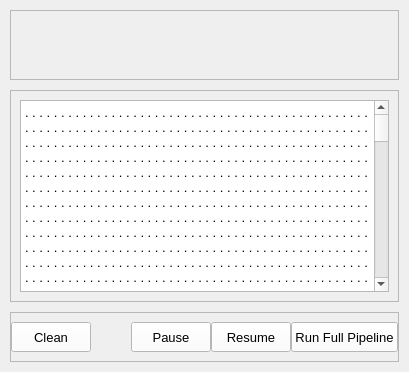
                     <widget class="QWidget" name="runProgressTab">
                      <property name="styleSheet">
                       <string notr="true"/>
                      </property>
                      <layout class="QVBoxLayout" name="verticalLayout">
                       <property name="spacing">
                        <number>10</number>
                       </property>
                       <property name="leftMargin">
                        <number>10</number>
                       </property>
                       <property name="topMargin">
                        <number>10</number>
                       </property>
                       <property name="rightMargin">
                        <number>10</number>
                       </property>
                       <property name="bottomMargin">
                        <number>10</number>
                       </property>
                       <item>
                        <widget class="QFrame" name="row_1">
                         <property name="minimumSize">
                          <size>
                           <width>0</width>
                           <height>70</height>
                          </size>
                         </property>
                         <property name="maximumSize">
                          <size>
                           <width>16777215</width>
                           <height>70</height>
                          </size>
                         </property>
                         <property name="frameShape">
                          <enum>QFrame::Shape::StyledPanel</enum>
                         </property>
                         <property name="frameShadow">
                          <enum>QFrame::Shadow::Raised</enum>
                         </property>
                         <layout class="QVBoxLayout" name="verticalLayout_16">
                          <property name="spacing">
                           <number>0</number>
                          </property>
                          <property name="leftMargin">
                           <number>0</number>
                          </property>
                          <property name="topMargin">
                           <number>0</number>
                          </property>
                          <property name="rightMargin">
                           <number>0</number>
                          </property>
                          <property name="bottomMargin">
                           <number>0</number>
                          </property>
                         </layout>
                        </widget>
                       </item>
                       <item>
                        <widget class="QFrame" name="row_2">
                         <property name="minimumSize">
                          <size>
                           <width>0</width>
                           <height>150</height>
                          </size>
                         </property>
                         <property name="frameShape">
                          <enum>QFrame::Shape::StyledPanel</enum>
                         </property>
                         <property name="frameShadow">
                          <enum>QFrame::Shadow::Raised</enum>
                         </property>
                         <layout class="QVBoxLayout" name="verticalLayout_19">
                          <item>
                           <widget class="QTextBrowser" name="stdOut">
                            <property name="html">
                             <string>&lt;!DOCTYPE HTML PUBLIC &quot;-//W3C//DTD HTML 4.0//EN&quot; &quot;http://www.w3.org/TR/REC-html40/strict.dtd&quot;&gt;
&lt;html&gt;&lt;head&gt;&lt;meta name=&quot;qrichtext&quot; content=&quot;1&quot; /&gt;&lt;meta charset=&quot;utf-8&quot; /&gt;&lt;style type=&quot;text/css&quot;&gt;
p, li { white-space: pre-wrap; }
hr { height: 1px; border-width: 0; }
li.unchecked::marker { content: &quot;\2610&quot;; }
li.checked::marker { content: &quot;\2612&quot;; }
&lt;/style&gt;&lt;/head&gt;&lt;body style=&quot; font-family:'Segoe UI'; font-size:10pt; font-weight:400; font-style:normal;&quot;&gt;
&lt;p style=&quot; margin-top:0px; margin-bottom:0px; margin-left:0px; margin-right:0px; -qt-block-indent:0; text-indent:0px;&quot;&gt;. . . . . . . . . . . . . . . . . . . . . . . . . . . . . . . . . . . . . . . . . . . . . . . . . . . . . . . . . . . . . . . . . . . . . . . . . . . . . . . . . . . . . . . . . . . . . . . . . . . . . . . . . . . . . . . . . . . . . . . . . . . . . . . . . . . . . . . . . . . . . . . . . . . . . . . . . . . . . . . . . . . . . . . . . . . . . . . . . . . . . . . . . . . . . . . . . . . . . . . . . . . . . . . . . . . . . . . . . . . . . . . . . . . . . . . . . . . . . . . . . . . . . . . . . . . . . . . . . . . . . . . . . . . . . . . . . . . . . . . . . . . . . . . . . . . . . . . . . . . . . . . . . . . . . . . . . . . . . . . . . . . . . . . . . . . . . . . . . . . . . . . . . . . . . . . . . . . . . . . . . . . . . . . . . . . . . . . . . . . . . . . . . . . . . . . . . . . . . . . . . . . . . . . . . . . . . . . . . . . . . . . . . . . . . . . . . . . . . . . . . . . . . . . . . . . . . . . . . . . . . . . . . . . . . . . . . . . . . . . . . . . . . . . . . . . . . . . . . . . . . . . . . . . . . . . . . . . . . . . . . . . . . . . . . . . . . . . . . . . . . . . . . . . . . . . . . . . . . . . . . . . . . . . . . . . . . . . . . . . . . . . . . . . . . . . . . . . . . . . . . . . . . . . . . . . . . . . . . . . . . . . . . . . . . . . . . . . . . . . . . . . . . . . . . . . . . . . . . . . . . . . . . . . . . . . . . . . . . . . . . . . . . . . . . . . . . . . . . . . . . . . . . . . . . . . . . . . . . . . . . . . . . . . . . . . . . . . . . . . . . . . . . . . . . . . . . . . . . . . . . . . . . . . . . . . . . . . . . . . . . . . . . . . . . . . . . . . . . . . . . . . . . . . . . . . . . . . . . . . . . . . . . . . . . . . . . . . . . . . . . . . . . . . . . . . . . . . . . . . . . . . . . . . . . . . . . . . . . . . . . . . . . . . . . . . . . . . . . . . . . . . . . . . . . . . . . . . . . . . . . . . . . . . . . . . . . . . . . . . . . . . . . . . . . . . . . . . . . . . . . . . . . . . . . . . . . . . . . . . . . . . . . . . . . . . . . . . . . . . . . . . . . . . . . . . . . . . . . . . . . . . . . . . . . . . . . . . . . . . . . . . . . . . . . . . . . . . . . . . . . . . . . . . . . . . . . . . . . . . . . . . . . . . . . . . . . . . . . . . . . . . . . . . . . . . . . . . . . . . . . . . . . . . . . . . . . . . . . . . . . . . . . . . . . . . . . . . . . . . . . . . . . . . . . . . . . . . . . . . . . . . . . . . . . . . . . . . . . . . . . . . . . . . . . . . . . . . . . . . . . . . . . . . . . . . . . . . . . . . . . . . . . . . . . . . . . . . . . . . . . . . . . . . . . . . . . . . . . . . . . . . . . . . . . . . . . . . . . . . . . . . . . . . . . . . . . . . . . . . . . . . . . . . . . . . . . . . . . . . . . . . . . . . . . . . . . . . . . . . . . . . . . . . . . . . . . . . . . . . . . . . . . . . . . . . . . . . . . . . . . . . . . . . . . . . . . . . . . . . . . . . . . . . . . . . . . . . . . . . . . . . . . . . . . . . . . . . . . . . . . . . . . . . . . . . . . . . . . . . . . . . . . . . . . . . . . . . . . . . . . . . . . . . . . . . . . . . . . . . . . . . . . . . . . . . . . . . . . . . . . . . . . . . . . . . . . . . . . . . . . . . . . . . . . . . . . . . . . . . . . . . . . . . . . . . . . . . . . . . . . . . . . . . . . . . . . . . . . . . . . . . . . . . . . . . . . . . . . . . . . . . . . . . . . . . . . . . . . . . . . . . . . . . . . . . . . . . . . . . . . . . . . . . . . . . . . . . . . . . . . . . . . . . . . . . . . . . . . . . . . . . . . . . . . . . . . . . . . . . . . . . . . . . . . . . . . . . . . . . . . . . . . . . . . . . . . . . . . . . . . . . . . . . . . . . . . . . . . . . . . . . . . . . . . . . . . . . . . . . . . . . . . . . . . . . . . . . . . . . . . . . . . . . . . . . . . . . . . . . . . . . . . . . . . . . . . . . . . . . . . . . . . . . . . . . . . . . . . . . . . . . . . . . . . . . . . . . . . . . . . . . . . . . . . . . . . . . . . . . . . . . . . . . . . . . . . . . . . . . . . . . . . . . . . . . . . . . . . . . . . . . . . . . . . . . . . . . . . . . . . . . . . . . . . . . . . . . . . . . . . . . . . . . . . . . . . . . . . . . . . . . . . . . . . . . . . . . . . . . . . . . . . . . . . . . . . . . . . . . . . . . . . . . . . . . . . . . . . . . . . . . . . . . . . . . . . . . . . . . . . . . . . . . . . . . . . . . . . . . . . . . . . . . . . . . . . . . . . . . . . . . . . . . . . . . . . . . . . . . . . . . . . . . . . . . . . . . . . . . . . . . . . . . . . . . . . . . . . . . . . . . . . . . . . . . . . . . . . . . . . . . . . . . . . . . . . . . . . . . . . . . . . . . . . . . . . . . . . . . . . . . . . . . . . . . . . . . . . . . . . . . . . . . . . . . . . . . . . . . . . . . . . . . . . . . . . . . . . . . . . . . . . . . . . . . . . . . . . . . . . . . . . . . . . . . . . . . . . . . . . . . . . . . . . . . . . . . . . . . . . . . . . . . . . . . . . . . . . . . . . . . . . . . . . . . . . . . . . . . . . . . . . . . . . . . . . . . . . . . . . . . . . . . . . . . . . . . . . . . . . . . . . . . . . . . . . . . . . . . . . . . . . . . . . . . . . . . . . . . . . . . . . . . . . . . . . . . . . . . . . . . . . . . . . . . . . . . . . . . . . . . . . . . . . . . . . . . . . . . . . . . . . . . . . . . . . . . . . . . . . . . . . . . . . . . . . . . . . . . . . . . . . . . . . . . . . . . . . . . . . . . . . . . . . . . . . . . . . . . . . . . . . . . . . . . . . . . . . . . . . . . . . . . . . . . . . . . . . . . . . . . . . . . . . . . . . . . . . . . . . . . . . . . . . . . . . . . . . . . . . . . . . . . . . . . . . . . . . . . . . . . . . . . . . . . . . . . . . . . . . . . . . . . . . . . . . . . . . . . . . . . . . . . . . . . . . . . . . . . . . . . . . . . . . . . . . . . . . . . . . . . . . . . . . . . . . . . . . . . . . . . . . . . . . . . . . . . . . . . . . . . . . . . . . . . . . . . . . . . . . . . . . . . . . . . . . . . . . . . . . . . . . . . . . . . . . . . . . . . . . . . . . . . . . . . . . . . . . . . . . . . . . . . . . . . . . . . . . . . . . . . . . . . . . . . . . . . . . . . . . . . . . . . . . . . . . . . . . . . . . . . . . . . . . . . . . . . . . . . . . . . . . . . . . . . . . . . . . . . . . . . . . . . . . . . . . . . . . . . . . . . . . . . . . . . . . . . . . . . . . . . . . . . . . . . . . . . . . . . . . . . . . . . . . . . . . . . . . . . . . . . . . . . . . . . . . . . . . . . . . . . . . . . . . . . . . . . . . . . . . . . . . . . . . . . . . . . . . . . . . . . . . . . . . . . . . . . . . . . . . . . . . . . . . . . . . . . . . . . . . . . . . . . . . . . . . . . . . . . . . . . . . . . . . . . . . . . . . . . . . . . . . . . . . . . . . . . . . . . . . . . . . . . . . . . . . . . . . . . . . . . . . . . . . . . . . . . . . . . . . . . . . . . . . . . . . . . . . . . . . . . . . . . . . . . . . . . . . . . . . . . . . . . . . . . . . . . . . . . . . . . . . . . . . . . . . . . . . . . . . . . . . . . . . . . . . . . . . . . . . . . . . . . . . . . . . . . . . . . . . . . . . . . . . . . . . . . . . . . . . . . . . . . . . . . . . . . . . . . . . . . . . . . . . . . . . . . . . . . . . . . . . . . . . . . . . . . . . . . . . . . . . . . . . . . . . . . . . . . . . . . . . . . . . . . . . . . . . . . . . . . . . . . . . . . . . . . . . . . . . . . . . . . . . . . . . . . . . . . . . . . . . . . . . . . . . . . . . . . . . . . . . . . . . . . . . . . . . . . . . . . . . . . . . . . . . . . . . . . . . . . . . . . . . . . . . . . . . . .&lt;/p&gt;&lt;/body&gt;&lt;/html&gt;</string>
                            </property>
                           </widget>
                          </item>
                         </layout>
                        </widget>
                       </item>
                       <item>
                        <widget class="QFrame" name="row_3">
                         <property name="minimumSize">
                          <size>
                           <width>0</width>
                           <height>50</height>
                          </size>
                         </property>
                         <property name="frameShape">
                          <enum>QFrame::Shape::StyledPanel</enum>
                         </property>
                         <property name="frameShadow">
                          <enum>QFrame::Shadow::Raised</enum>
                         </property>
                         <layout class="QHBoxLayout" name="horizontalLayout_12">
                          <property name="spacing">
                           <number>0</number>
                          </property>
                          <property name="leftMargin">
                           <number>0</number>
                          </property>
                          <property name="topMargin">
                           <number>0</number>
                          </property>
                          <property name="rightMargin">
                           <number>0</number>
                          </property>
                          <property name="bottomMargin">
                           <number>0</number>
                          </property>
                          <item>
                           <layout class="QHBoxLayout" name="horizontalLayout_6">
                            <item>
                             <widget class="QPushButton" name="cleanButton">
                              <property name="minimumSize">
                               <size>
                                <width>50</width>
                                <height>30</height>
                               </size>
                              </property>
                              <property name="font">
                               <font>
                                <family>Segoe UI</family>
                                <pointsize>10</pointsize>
                                <italic>false</italic>
                                <bold>false</bold>
                               </font>
                              </property>
                              <property name="cursor">
                               <cursorShape>PointingHandCursor</cursorShape>
                              </property>
                              <property name="styleSheet">
                               <string notr="true">background-color: rgb(255, 255, 255);</string>
                              </property>
                              <property name="text">
                               <string>Clean</string>
                              </property>
                              <property name="icon">
                               <iconset resource="resources.qrc">
                                <normaloff>:/icons/images/icons/cil-fire.png</normaloff>:/icons/images/icons/cil-fire.png</iconset>
                              </property>
                             </widget>
                            </item>
                            <item>
                             <spacer name="horizontalSpacer_10">
                              <property name="orientation">
                               <enum>Qt::Orientation::Horizontal</enum>
                              </property>
                              <property name="sizeHint" stdset="0">
                               <size>
                                <width>40</width>
                                <height>20</height>
                               </size>
                              </property>
                             </spacer>
                            </item>
                            <item>
                             <widget class="QPushButton" name="pauseButton">
                              <property name="minimumSize">
                               <size>
                                <width>50</width>
                                <height>30</height>
                               </size>
                              </property>
                              <property name="font">
                               <font>
                                <family>Segoe UI</family>
                                <pointsize>10</pointsize>
                                <italic>false</italic>
                                <bold>false</bold>
                               </font>
                              </property>
                              <property name="cursor">
                               <cursorShape>PointingHandCursor</cursorShape>
                              </property>
                              <property name="styleSheet">
                               <string notr="true">background-color: rgb(255, 255, 255);</string>
                              </property>
                              <property name="text">
                               <string>Pause</string>
                              </property>
                              <property name="icon">
                               <iconset resource="resources.qrc">
                                <normaloff>:/icons/images/icons/cil-media-stop.png</normaloff>:/icons/images/icons/cil-media-stop.png</iconset>
                              </property>
                             </widget>
                            </item>
                            <item>
                             <widget class="QPushButton" name="resumeButton">
                              <property name="minimumSize">
                               <size>
                                <width>50</width>
                                <height>30</height>
                               </size>
                              </property>
                              <property name="font">
                               <font>
                                <family>Segoe UI</family>
                                <pointsize>10</pointsize>
                                <italic>false</italic>
                                <bold>false</bold>
                               </font>
                              </property>
                              <property name="cursor">
                               <cursorShape>PointingHandCursor</cursorShape>
                              </property>
                              <property name="styleSheet">
                               <string notr="true">background-color: rgb(255, 255, 255);</string>
                              </property>
                              <property name="text">
                               <string>Resume</string>
                              </property>
                              <property name="icon">
                               <iconset resource="resources.qrc">
                                <normaloff>:/icons/images/icons/cil-media-play.png</normaloff>:/icons/images/icons/cil-media-play.png</iconset>
                              </property>
                             </widget>
                            </item>
                            <item>
                             <widget class="QPushButton" name="runButton">
                              <property name="minimumSize">
                               <size>
                                <width>50</width>
                                <height>30</height>
                               </size>
                              </property>
                              <property name="font">
                               <font>
                                <family>Segoe UI</family>
                                <pointsize>10</pointsize>
                                <italic>false</italic>
                                <bold>false</bold>
                               </font>
                              </property>
                              <property name="cursor">
                               <cursorShape>PointingHandCursor</cursorShape>
                              </property>
                              <property name="styleSheet">
                               <string notr="true">background-color: rgb(255, 255, 255);</string>
                              </property>
                              <property name="text">
                               <string>Run Full Pipeline</string>
                              </property>
                              <property name="icon">
                               <iconset resource="resources.qrc">
                                <normaloff>:/icons/images/icons/cil-media-play.png</normaloff>:/icons/images/icons/cil-media-play.png</iconset>
                              </property>
                             </widget>
                            </item>
                           </layout>
                          </item>
                         </layout>
                        </widget>
                       </item>
                      </layout>
                     </widget>
